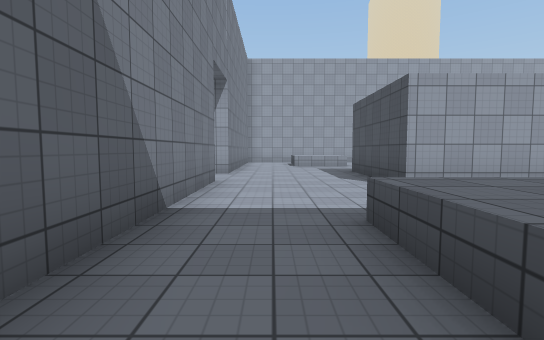
view 1 (above)

12 first-person views from a walk through a scene from a Unity 3-D project. The camera is 1.3 m above the floor, tilts 4° down and sees 85° across. The floor is counted in squares, 2 m on a side. Each view is taken from the middle of a square. On the plan, view 1 faces up. The plan holds only what a view shows up to about 9 squares ahead; the rest is blank. The place goes on beyond the plan. The player character is not drawn. Surface patterns are stand-ins for the level's own textures.

view 2
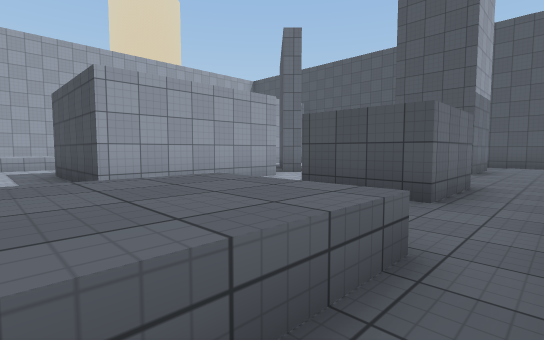

view 3
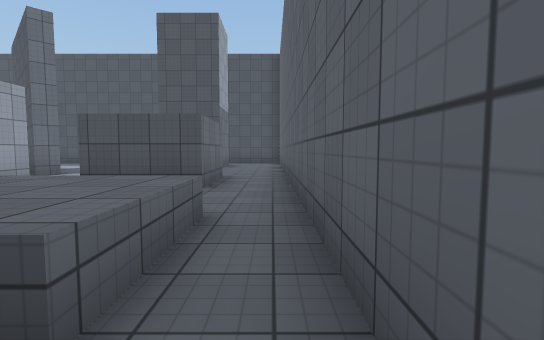

view 4
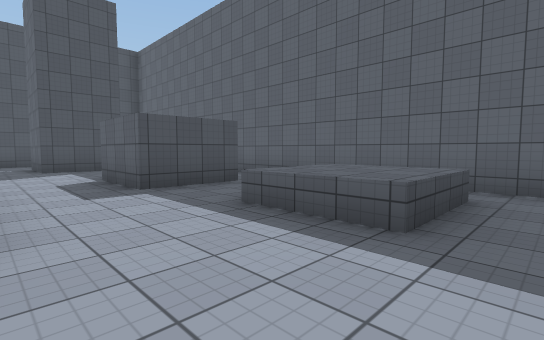

view 5
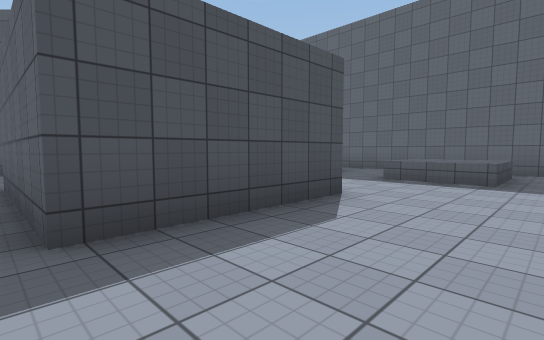

view 6
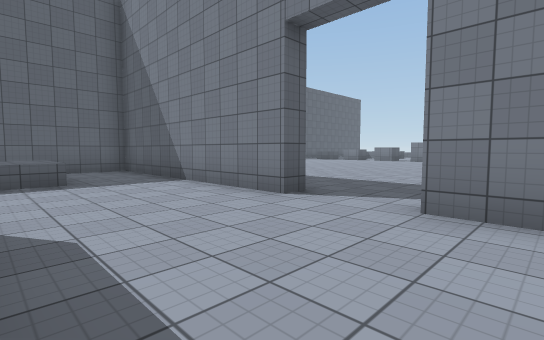

view 7
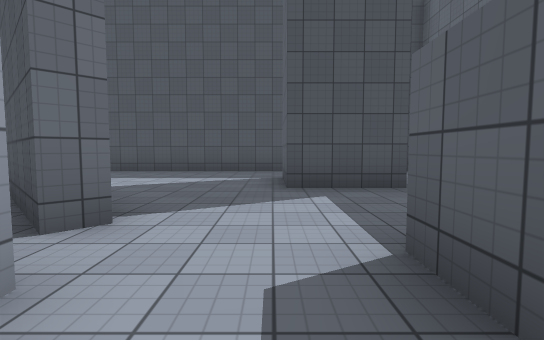

view 8
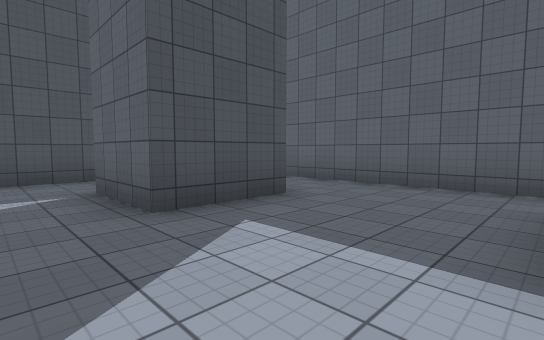

view 9
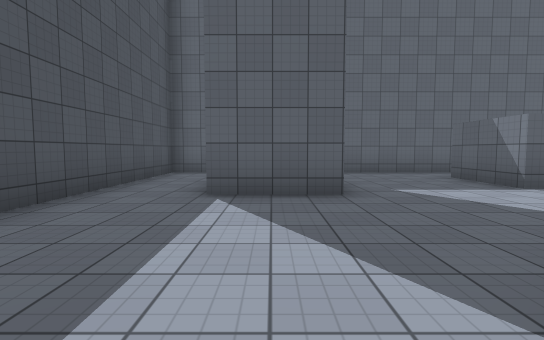

view 10
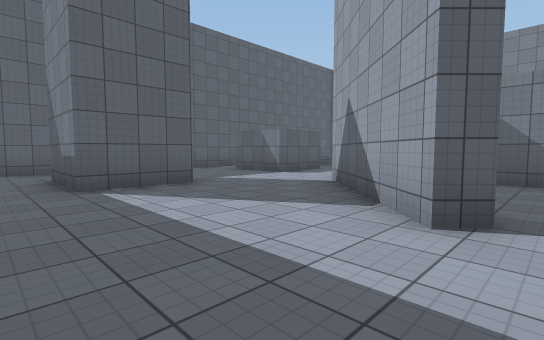

view 11
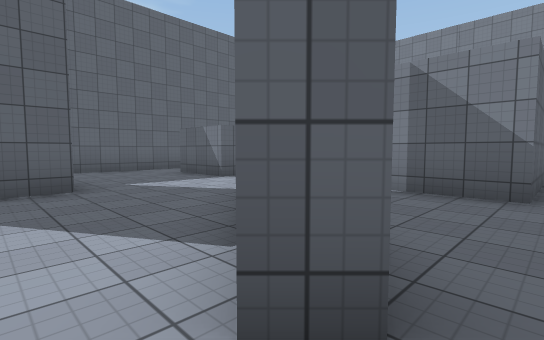

view 12
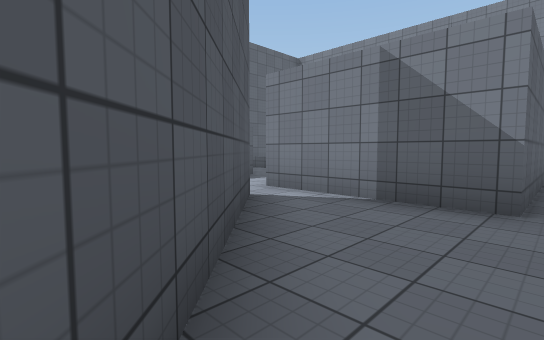

### Floor plan
Key: @ floor where view 1 was taken; # wall or solid block; . floor; ^ raised ledge.
Columns run from 7 left of view 1 to 14 right of it. Each row starts with its distance up from view 1.
  9       #..............#
  8      .#...####..##...#
  7   ........####.##....#
  6 ......#...####.#.....#
  5 ..... #..............#
  4  ...  #..............#
  3       #.....###..###.#
  2       #.^^^.###..###.#
  1       #.^^^.##.......#
  0       #@............##
 -1       ###############

Where each view was taken, in squares from view 1:
view 1: 0 up, 0 right, facing up
view 2: 0 up, 1 right, facing up-right
view 3: 0 up, 0 right, facing right
view 4: 5 up, 0 right, facing down-right
view 5: 9 up, 0 right, facing down-right
view 6: 9 up, 2 right, facing down-left
view 7: 4 up, 5 right, facing right
view 8: 5 up, 7 right, facing down-right
view 9: 8 up, 11 right, facing down
view 10: 9 up, 13 right, facing down-left
view 11: 9 up, 11 right, facing down-left
view 12: 9 up, 10 right, facing down-left
